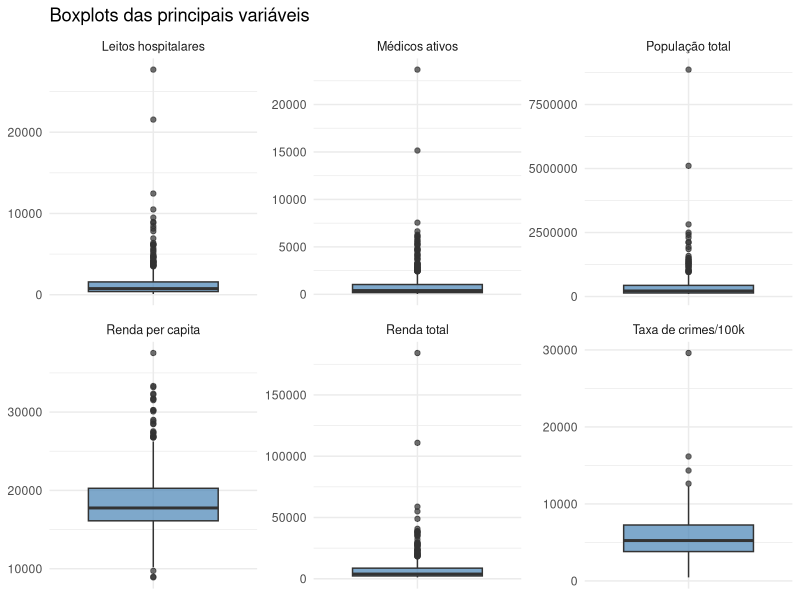
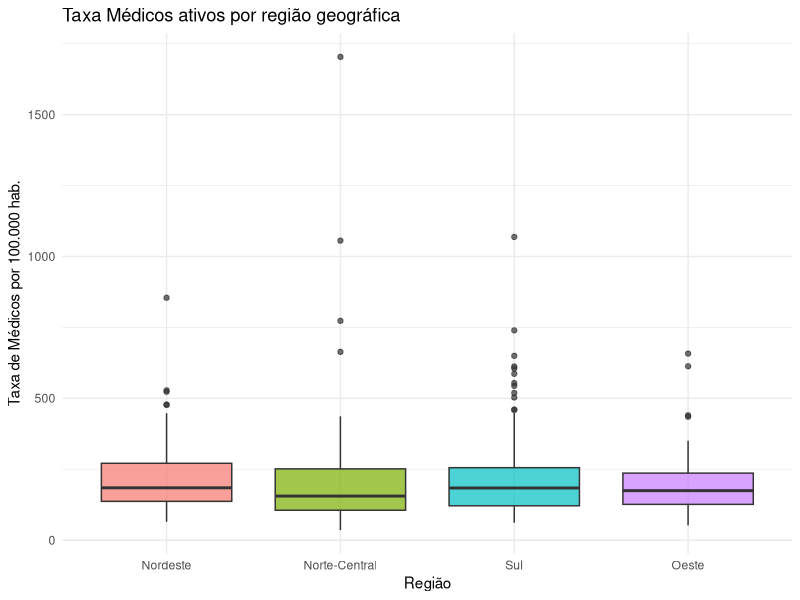
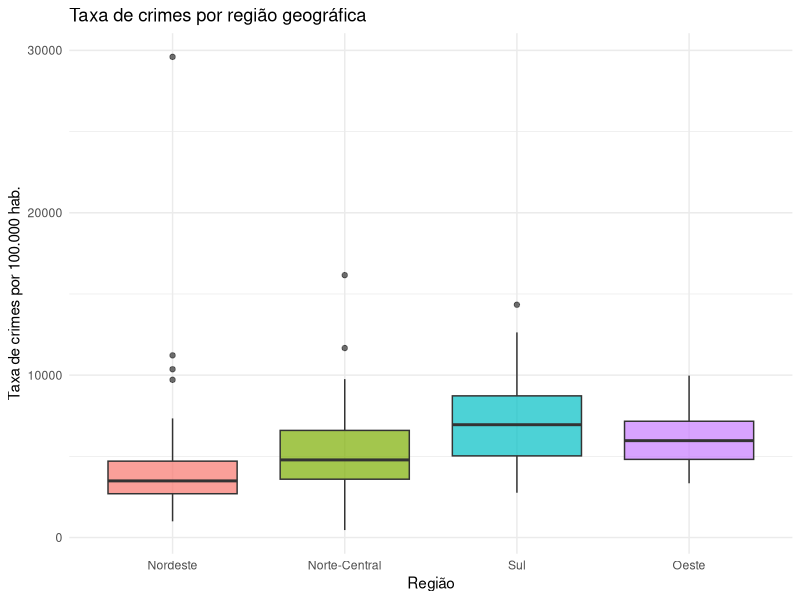
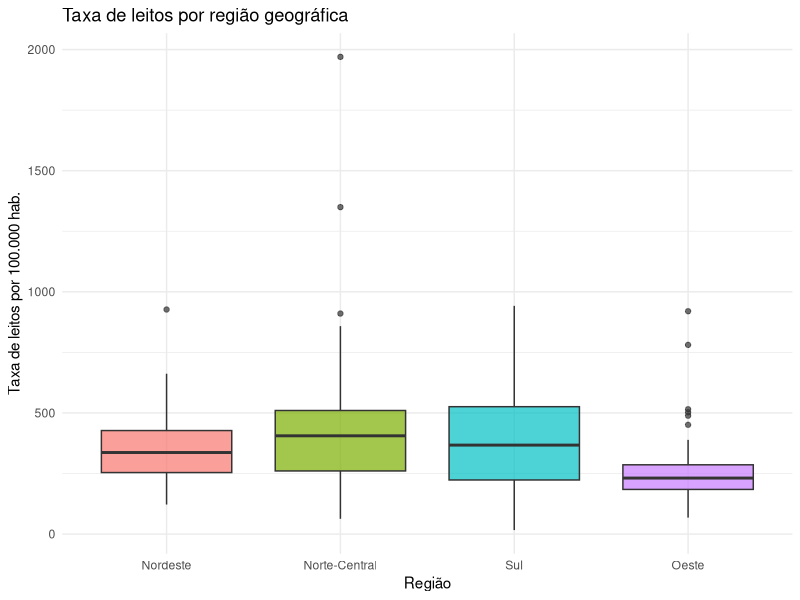
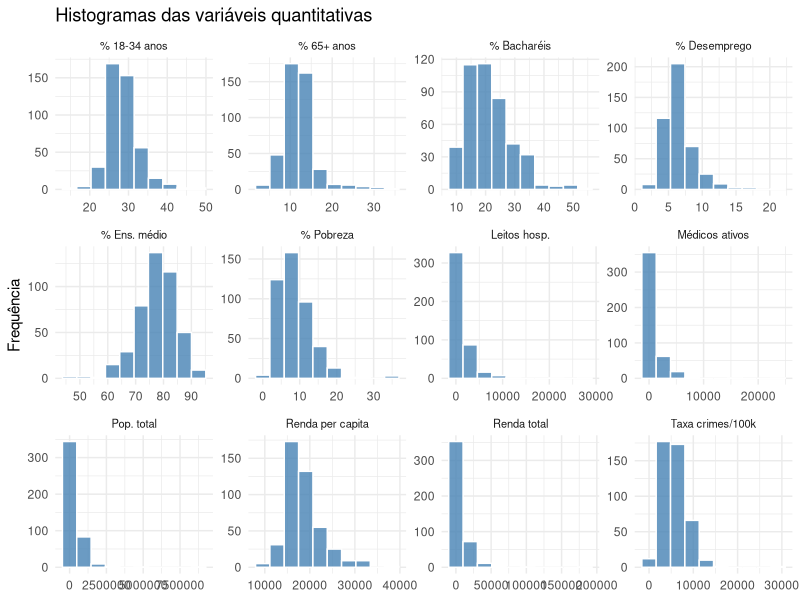
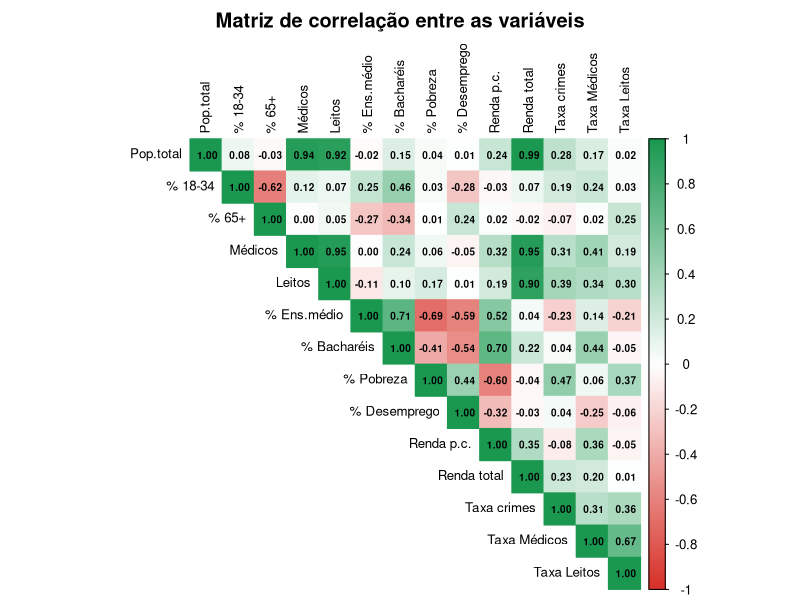
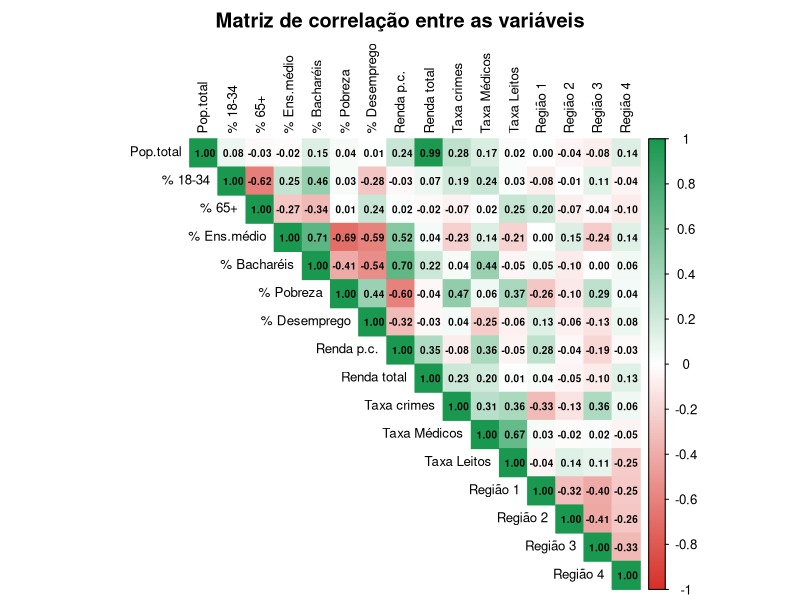

Reproduce these figures in R, in order.
## ---- chunk 1

library(ggplot2)
library(tidyverse)
library(openxlsx)
library(readxl)
library(corrplot)

#setwd("C:/Users/Helio/OneDrive/Documents/Analise_regressao_linear/trabalho")

database <- read.xlsx("dados_trabalho.xlsx")

# Criar taxa de crimes por 100.000 habitantes
database$taxa_crimes <- database$x9 / database$x4 * 100000

# Criando a taxa de médicos por 100.00 habitantes
database$taxa_medicos <- database$x7 / database$x4 * 100000

# Criando a taxa de leitos por 100.00 habitantes
database$taxa_leitos <- database$x8 / database$x4 * 100000


# Região como fator com rótulos
database$x16 <- factor(database$x16, levels = 1:4,
                        labels = c("Nordeste", "Norte-Central", "Sul", "Oeste"))

head(database)

## ---- chunk 2
# Copiando o dataframe(Ajustando a análise exploratória para a população)
dados_modelo    <- database

## ---- chunk 3

classificacao <- data.frame(
  Código      = c("ID","x1","x2","x3","x4","x5","x6","x7","x8","x9","x10","x11","x12","x13","x14","x15","x16","taxa_crimes"),
  Descrição   = c("Número de Idendifcação","Nome da Cidade", "Abreviação do nome do Estado","Área da cidade (mi²)","População total","% pop. 18-34 anos",
                  "% pop. 65+ anos","Médicos ativos","Leitos hospitalares",
                  "Total de crimes","% ensino médio completo","% bacharéis",
                  "% abaixo da pobreza","% desempregados","Renda per capita",
                  "Renda total (mi USD)","Região geográfica","Taxa de crimes/100k hab."),
  Tipo        = c("Quantitativa","Categórica Nominal","Categórica Nominal","Quantitativa","Quantitativa","Quantitativa","Quantitativa",
                  "Quantitativa","Quantitativa","Quantitativa","Quantitativa",
                  "Quantitativa","Quantitativa","Quantitativa","Quantitativa",
                  "Quantitativa","Qualitativa","Quantitativa"),
  Escala      = c("Intervalo","Nominal","Nominal","Razão","Razão","Razão","Razão","Razão","Razão","Razão",
                  "Razão","Razão","Razão","Razão","Razão","Razão","Nominal","Razão")
)

knitr::kable(classificacao, caption = "Classificação das variáveis do estudo")

## ---- chunk 4
# Nome das variáveis
vars_num <- dados_modelo[, c("x3","x4","x5","x6","x7","x8","x9",
                              "x10","x11","x12","x13","x14","x15","taxa_crimes")]


# Descrição das variáveis
vars_desc <- c("Área da cidade (mi²)","População total","% pop. 18-34 anos",
                  "% pop. 65+ anos","Médicos ativos","Leitos hospitalares",
                  "Total de crimes","% ensino médio completo","% bacharéis",
                  "% abaixo da pobreza","% desempregados","Renda per capita",
                  "Renda total (mi USD)","Taxa de crimes/100k hab.")

resumo <- data.frame(
  Variável = vars_desc,
  Média    = sapply(vars_num, mean, na.rm = TRUE),
  Mediana  = sapply(vars_num, median, na.rm = TRUE),
  DP       = sapply(vars_num, sd, na.rm = TRUE),
  Mín      = sapply(vars_num, min, na.rm = TRUE),
  Máx      = sapply(vars_num, max, na.rm = TRUE),
  CV_pct = sapply(vars_num, function(x){
    (sd(x, na.rm = TRUE) / mean(x, na.rm = TRUE)) *100
  })
)

resumo[, 2:7] <- round(resumo[, 2:7], 2)

knitr::kable(resumo, row.names = FALSE,
             caption = "Estatísticas descritivas — amostra de modelagem (n=300)")

## ---- chunk 5

knitr::kable(
  table(dados_modelo$x16),
  col.names = c("Região", "Frequência"),
  caption   = "Frequência de cidades por região geográfica — amostra de modelagem"
)

## ---- chunk 6

vars_box <- dados_modelo %>%
  select(x4, x7, x8, x14, x15, taxa_crimes) %>%
  pivot_longer(everything(), names_to = "variavel", values_to = "valor") %>%
  mutate(variavel = recode(variavel,
    x4 = "População total", x7 = "Médicos ativos",
    x8 = "Leitos hospitalares", x14 = "Renda per capita",
    x15 = "Renda total", taxa_crimes = "Taxa de crimes/100k"))

ggplot(vars_box, aes(x = variavel, y = valor)) +
  geom_boxplot(fill = "steelblue", alpha = 0.7) +
  facet_wrap(~variavel, scales = "free", ncol = 3) +
  labs(title = "Boxplots das principais variáveis", x = NULL, y = NULL) +
  theme_minimal() +
  theme(axis.text.x = element_blank(), strip.text = element_text(size = 9))

## ---- chunk 7

ggplot(dados_modelo, aes(x = x16, y = taxa_medicos, fill = x16)) +
  geom_boxplot(alpha = 0.7) +
  labs(title = "Taxa Médicos ativos por região geográfica",
       x = "Região", y = "Taxa de Médicos por 100.000 hab.") +
  theme_minimal() +
  theme(legend.position = "none")

## ---- chunk 8

ggplot(dados_modelo, aes(x = x16, y = taxa_crimes, fill = x16)) +
  geom_boxplot(alpha = 0.7) +
  labs(title = "Taxa de crimes por região geográfica",
       x = "Região", y = "Taxa de crimes por 100.000 hab.") +
  theme_minimal() +
  theme(legend.position = "none")

## ---- chunk 9

ggplot(dados_modelo, aes(x = x16, y = taxa_leitos, fill = x16)) +
  geom_boxplot(alpha = 0.7) +
  labs(title = "Taxa de leitos por região geográfica",
       x = "Região", y = "Taxa de leitos por 100.000 hab.") +
  theme_minimal() +
  theme(legend.position = "none")

## ---- chunk 10

vars_hist <- dados_modelo %>%
  select(x4, x5, x6, x7, x8, x10, x11, x12, x13, x14, x15, taxa_crimes) %>%
  pivot_longer(everything(), names_to = "variavel", values_to = "valor") %>%
  mutate(variavel = recode(variavel,
    x4 = "Pop. total", x5 = "% 18-34 anos", x6 = "% 65+ anos",
    x7 = "Médicos ativos", x8 = "Leitos hosp.", x10 = "% Ens. médio",
    x11 = "% Bacharéis", x12 = "% Pobreza", x13 = "% Desemprego",
    x14 = "Renda per capita", x15 = "Renda total", taxa_crimes = "Taxa crimes/100k"))

ggplot(vars_hist, aes(x = valor)) +
  geom_histogram(bins = 10, fill = "steelblue", color = "white", alpha = 0.8) +
  facet_wrap(~variavel, scales = "free", ncol = 4) +
  labs(title = "Histogramas das variáveis quantitativas", x = NULL, y = "Frequência") +
  theme_minimal() +
  theme(strip.text = element_text(size = 8))

## ---- chunk 11

vars_cor <- dados_modelo %>%
  select(x4, x5, x6, x7, x8, x10, x11, x12, x13, x14, x15, taxa_crimes, taxa_medicos, taxa_leitos)

names(vars_cor) <- c("Pop.total","% 18-34","% 65+","Médicos","Leitos",
                     "% Ens.médio","% Bacharéis","% Pobreza",
                     "% Desemprego","Renda p.c.","Renda total","Taxa crimes", "Taxa Médicos", "Taxa Leitos")

matriz_cor <- cor(vars_cor, use = "complete.obs")

corrplot(matriz_cor,
         method  = "color",
         type    = "upper",
         addCoef.col = "black",
         number.cex  = 0.6,
         tl.cex  = 0.8,
         tl.col  = "black",
         col     = colorRampPalette(c("#d73027","white","#1a9850"))(200),
         title   = "Matriz de correlação entre as variáveis",
         mar     = c(0, 0, 2, 0))

## ---- chunk 12



# Selecionar as variáveis numéricas (usando o seu código)
vars_num <- dados_modelo %>%
  select(x4, x5, x6, x10, x11, x12, x13, x14, x15, taxa_crimes, taxa_medicos, taxa_leitos)

# 3. Renomear as variáveis numéricas
names(vars_num) <- c("Pop.total","% 18-34","% 65+",
                     "% Ens.médio","% Bacharéis","% Pobreza",
                     "% Desemprego","Renda p.c.","Renda total","Taxa crimes", 
                     "Taxa Médicos", "Taxa Leitos")

# 4. Criar as dummies para a região (o '-1' garante que tenhamos 4 colunas, uma para cada região)
dummies_regiao <- model.matrix(~ x16 - 1, data = dados_modelo)

# Limpar os nomes das colunas de região para o gráfico ficar elegante
colnames(dummies_regiao) <- c("Região 1", "Região 2", "Região 3", "Região 4")

# 5. Unir as variáveis numéricas com as dummies de região
vars_cor <- cbind(vars_num, dummies_regiao)

# 6. Calcular a matriz de correlação
matriz_cor <- cor(vars_cor, use = "complete.obs")

# 7. Gerar o gráfico (seu código exato)
library(corrplot) # Certifique-se de carregar o pacote
corrplot(matriz_cor,
         method  = "color",
         type    = "upper",
         addCoef.col = "black",
         number.cex  = 0.6,
         tl.cex  = 0.8,
         tl.col  = "black",
         col     = colorRampPalette(c("#d73027","white","#1a9850"))(200),
         title   = "Matriz de correlação entre as variáveis",
         mar     = c(0, 0, 2, 0))
